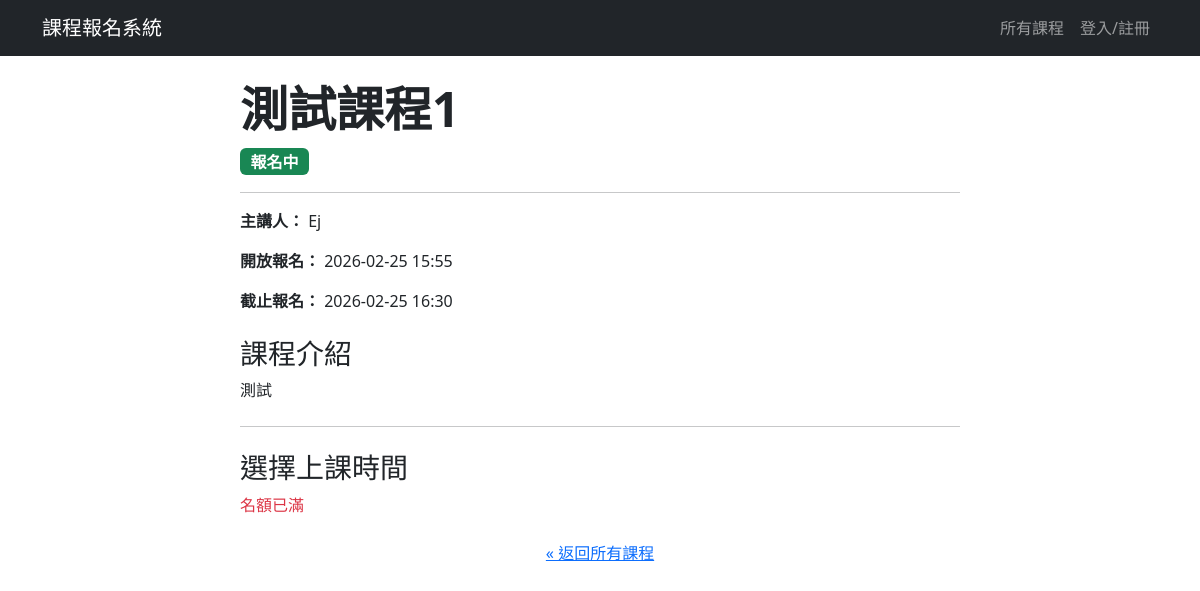
The page /course/1 on the database as committed earlier.
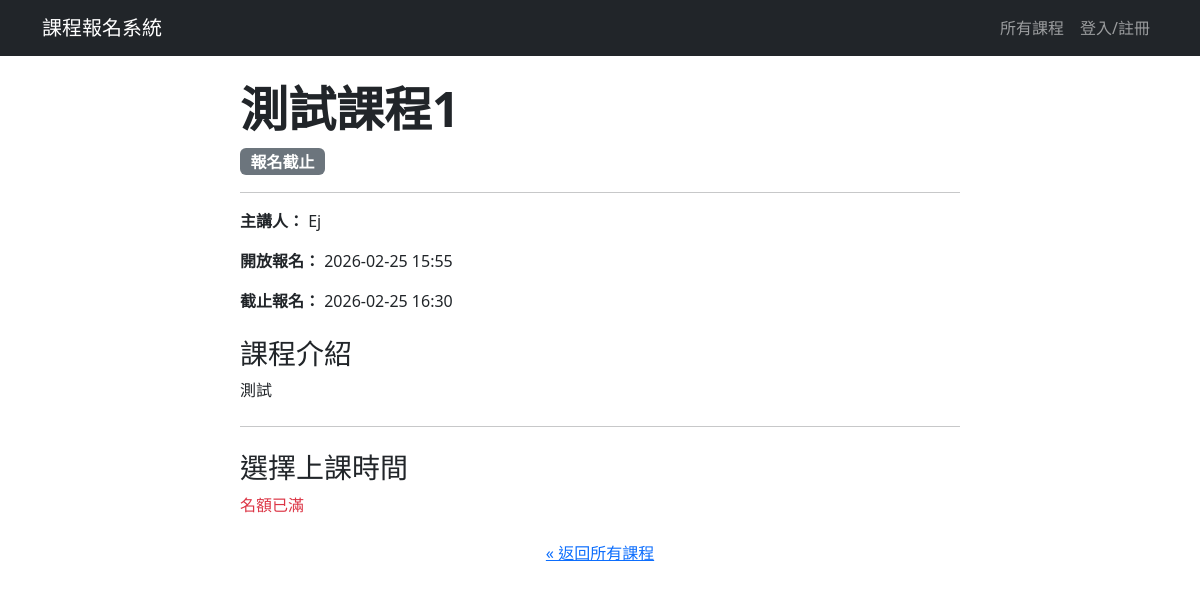
The same page on the database as committed later.
### app.py (models this page shows)
class Course(db.Model):
    __tablename__ = 'course' # 建議明確指定表名
    id = db.Column(db.Integer, primary_key=True)
    name = db.Column(db.String(120), nullable=False)
    description = db.Column(db.Text, nullable=False) # 課程描述
    speaker_info = db.Column(db.String(200)) # 講者資訊
    has_time_slots = db.Column(db.Boolean, default=False, nullable=False) # 是否有梯次
    status = db.Column(db.String(20), default='尚未開放') # 課程狀態：尚未開放、報名中、報名截止
    registration_start_time = db.Column(db.DateTime, nullable=False) # 報名開始時間
    registration_end_time = db.Column(db.DateTime, nullable=False) # 報名截止時間
    allow_user_to_choose_time = db.Column(db.Boolean, default=False, nullable=False) # 是否允許使用者自選時間
    duration_hours = db.Column(db.Float, nullable=True, default=1) # 新增：上課時數欄位
    user_choice_start_date = db.Column(db.Date, nullable=True) # 自選時間的可選起始日
    user_choice_end_date = db.Column(db.Date, nullable=True) # 自選時間的可選結束日
    user_choice_start_time_of_day = db.Column(db.Time, nullable=True) # 自選時間的每日可選起始時間
    user_choice_end_time_of_day = db.Column(db.Time, nullable=True) # 自選時間的每日可選結束時間
    __table_args__ = {'extend_existing': True} # 避免重複定義表格錯誤
    files = db.relationship('CourseFile', backref='course', lazy=True, cascade="all, delete-orphan") # 課程有多個檔案，刪除課程時也刪除相關檔案
    time_slots = db.relationship('TimeSlot', backref='course', lazy=True, cascade="all, delete-orphan") # 課程有多個梯次，刪除課程時也刪除相關梯次

### app.py (the view)
@app.route('/course/<int:course_id>')
def course_detail(course_id):
    check_course_status()
    course = db.session.get(Course, course_id)
    if not course:
        abort(404)
    available_slots = []
    if course.has_time_slots:
        available_slots = TimeSlot.query.filter(
            TimeSlot.course_id == course.id,
            TimeSlot.booked_count < TimeSlot.capacity
        ).order_by(TimeSlot.slot_start_time).all()
    is_registered = False
    if current_user.is_authenticated:
        user_reg = Registration.query.join(TimeSlot).filter(
            Registration.user_id == current_user.id,
            TimeSlot.course_id == course.id
        ).first()
        is_registered = user_reg is not None
    booked_slots_display = []
    booked_slots_iso = []
    if course.allow_user_to_choose_time:
        booked_slots_query = TimeSlot.query.filter_by(
            course_id=course.id, capacity=1
        ).order_by(TimeSlot.slot_start_time).all()
        booked_slots_display = booked_slots_query
        booked_slots_iso = [slot.slot_start_time.isoformat() for slot in booked_slots_query]
    user_choice_start_datetime = None
    user_choice_end_datetime = None
    if course.allow_user_to_choose_time and course.user_choice_start_date and course.user_choice_start_time_of_day:
        user_choice_start_datetime = datetime.combine(course.user_choice_start_date, course.user_choice_start_time_of_day)
    if course.allow_user_to_choose_time and course.user_choice_end_date and course.user_choice_end_time_of_day:
        user_choice_end_datetime = datetime.combine(course.user_choice_end_date, course.user_choice_end_time_of_day)
    return render_template(
        'course_detail.html',
        course=course,
        is_registered=is_registered,
        available_slots=available_slots,
        user_choice_start_datetime=user_choice_start_datetime,
        user_choice_end_datetime=user_choice_end_datetime,
        booked_user_choice_slots=booked_slots_display,
        booked_slots_iso=booked_slots_iso
    )

### app.py (called while the page is built, shortened)
def check_course_status():
    with app.app_context():
        print(f" [Scheduler] 正在檢查課程狀態... ({datetime.now().strftime('%Y-%m-%d %H:%M:%S')})")
        now = datetime.now() # 伺服器已是 GMT+8，改回使用本地時間
        updated_count = 0
        courses_to_open = Course.query.filter(Course.status == '尚未開放', Course.registration_start_time <= now).all()
        courses_to_close = Course.query.filter(Course.status == '報名中', Course.registration_end_time <= now).all()
        for course in courses_to_close:
            course.status = '報名截止'
            print(f" [Scheduler] 課程 '{course.name}' 已自動截止報名。(截止時間: {course.registration_end_time})")
            updated_count += 1
        if updated_count > 0:
            db.session.commit()
            print(f" [Scheduler] 共更新了 {updated_count} 門課程的狀態。")
        else:
            print(" [Scheduler] 沒有需要更新狀態的課程。")

### templates/course_detail.html (shortened to what this page needs)
{% extends "layout.html" %}
{% block content %}
<div class="container mt-4">
    <div class="row">
        <div class="col-lg-8 mx-auto">
            <h2 class="display-5 fw-bold">{{ course.name }}</h2>
            <p class="lead">
                {% if course.status == '報名中' %}
                    <span class="badge bg-success fs-6">報名中</span>
                {% elif course.status == '尚未開放' %}
                    <span class="badge bg-warning text-dark fs-6 ">尚未開放</span>
                {% else %}
                    <span class="badge bg-secondary fs-6">報名截止</span>
                {% endif %}
            </p>
            <hr>
            <p><strong>主講人：</strong> {{ course.speaker_info }}</p>
            <p><strong>開放報名：</strong> {{ course.registration_start_time.strftime('%Y-%m-%d %H:%M') }}</p>
            <p><strong>截止報名：</strong> {{ course.registration_end_time.strftime('%Y-%m-%d %H:%M') }}</p>
            <h3 class="mt-4">課程介紹</h3>
            <div style="white-space: pre-wrap;">{{ course.description }}</div>
        <hr class="my-4">
        {% if course.has_time_slots and not course.allow_user_to_choose_time %}
            <h3 class="mt-4">選擇上課時間</h3>
            {% if available_slots %}
                <div class="list-group" id="slot-selection">
                {% for slot in available_slots %}
                    <label class="list-group-item">
                        <input class="form-check-input me-1" type="radio" name="time_slot_id" value="{{ slot.id }}">
                        {{ slot.slot_start_time.strftime('%Y-%m-%d %H:%M') }} ~ {{ slot.slot_end_time.strftime('%H:%M') }} (剩餘名額: {{ slot.capacity - slot.booked_count }})
                    </label>
                {% endfor %}
                </div>
            <div class="d-grid gap-2 mt-3">
                {% if course.status != '報名中' %}
                    <button class="btn btn-secondary btn-lg" disabled>{{ course.status }}</button>
                {% else %}
                    {% if current_user.is_authenticated %}
                        {% if is_registered %}
                            <button class="btn btn-outline-secondary btn-lg" disabled>您已報名</button>
                        {% else %}
                            <button class="btn btn-primary btn-lg" onclick="handleRegistration()">立即報名</button>
                        {% endif %}
                    {% else %}
                        <button class="btn btn-primary btn-lg" onclick="promptLogin()">立即報名</button>
                    {% endif %}
                {% endif %}
            </div>
            {% else %}
                <p class="text-danger">名額已滿</p>
            {% endif %}
        {% else %}
            <div class="d-grid gap-2">
                <p class="text-muted">本課程目前未開放時間選擇。</p>
            </div>
        {% endif %}
        <div class="text-center mt-4">
            <a href="{{ url_for('index') }}">&laquo; 返回所有課程</a>
        </div>
        </div>
    </div>
</div>
{% endblock %}

### templates/layout.html (shortened to what this page needs)
<!doctype html>
<html lang="zh-Hant">
<head>
    <link href="https://cdn.jsdelivr.net/npm/bootstrap@5.3.3/dist/css/bootstrap.min.css" rel="stylesheet">
    <link rel="stylesheet" href="https://cdn.jsdelivr.net/npm/bootstrap-icons@1.11.3/font/bootstrap-icons.min.css">
    <link rel="stylesheet" href="{{ url_for('static', filename='css/style.css') }}">
</head>
<body class="{% block body_class %}{% endblock %}">
    <nav class="navbar navbar-expand-lg {% block navbar_classes %}navbar-dark bg-dark{% endblock %}">
        <div class="container">
            <a class="navbar-brand" href="{{ url_for('index') }}">課程報名系統</a>
            <div class="collapse navbar-collapse" id="navbarNav">
                <ul class="navbar-nav ms-auto">
                    <li class="nav-item">
                        <a class="nav-link" href="{{ url_for('index') }}">所有課程</a>
                    </li>
                    {% if current_user.is_authenticated %}
                        <li class="nav-item">
                            <a class="nav-link" href="{{ url_for('my_courses') }}">我報名的課</a>
                        </li>
                        {% if current_user.is_admin %}
                        <li class="nav-item">
                            <a class="nav-link" href="{{ url_for('admin_dashboard') }}">後台管理</a>
                        </li>
                        {% endif %}
                        <li class="nav-item dropdown">
                            <a class="nav-link dropdown-toggle" href="#" role="button" data-bs-toggle="dropdown" aria-expanded="false">
                                你好, {{ current_user.username }}
                                {% if current_user.needs_password_change %}
                                    <i class="bi bi-exclamation-triangle text-warning ms-1"></i>
                                {% endif %}
                            </a>
                            <ul class="dropdown-menu">
                                <li>
                                    <a class="dropdown-item" href="{{ url_for('change_password') }}">
                                        {% if current_user.needs_password_change %}
                                            <i class="bi bi-exclamation-triangle text-warning me-1"></i>
                                        {% endif %}
                                        修改密碼
                                    </a>
                                </li>
                                <li><hr class="dropdown-divider"></li>
                                <li><a class="dropdown-item" href="{{ url_for('logout') }}">登出</a></li>
                            </ul>
                        </li>
                    {% else %}
                        <li class="nav-item">
                            <a class="nav-link" href="{{ url_for('login') }}">登入/註冊</a>
                        </li>
                    {% endif %}
                </ul>
            </div>
        </div>
    </nav>
    <main class="container mt-4">
        {% block content %}{% endblock %}
    </main>
</body>
</html>

Rows that differ between the two databases and show on the page:
changed Course "測試課程1": status "報名中" → "報名截止" (drawn)
Other text that changed with them:
text no longer shown: "報名中"
text now shown: "報名截止"
